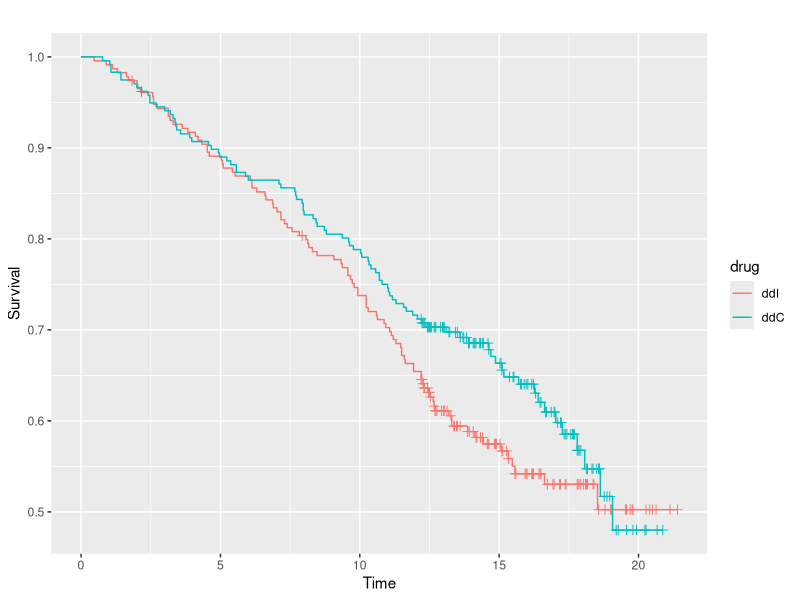
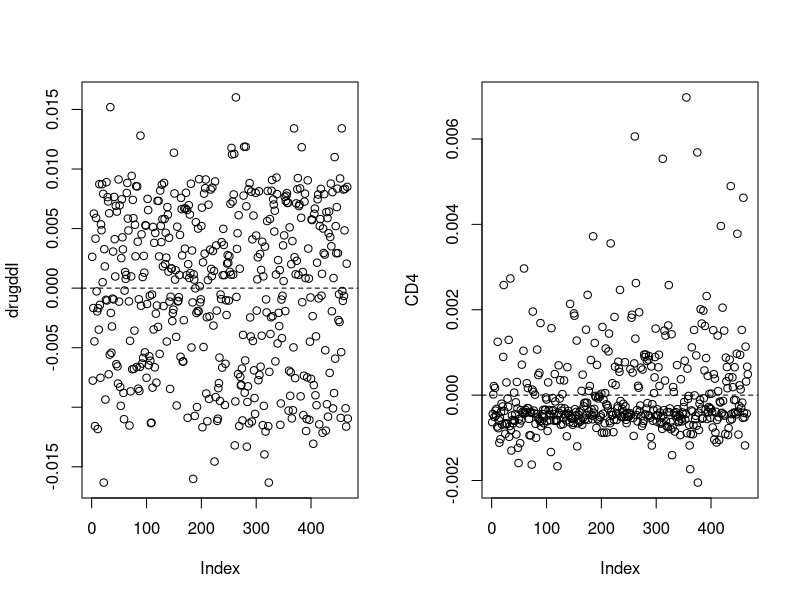
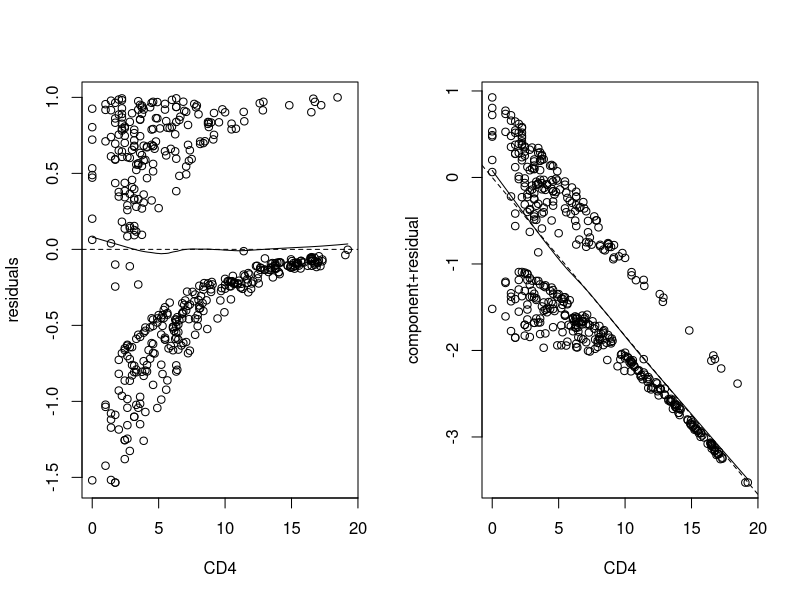

These figures' R source, in order:
## ---- chunk 1
  require(survival)
  require(GGally)
## ---- chunk 2
  aids<-read.csv("data/aids.csv")
## ---- chunk 3
  ggsurv(survfit(Surv(Time,death)~drug,data=aids))
## ---- chunk 4
  cox.model<-coxph(Surv(Time,death)~drug + CD4,data=aids)
## ---- chunk 5
cox.zph(cox.model)
## ---- chunk 6
par(mfrow=c(1,2))
dfbeta<-residuals(cox.model,type="dfbeta")
for(j in 1:2){
  plot(dfbeta[,j],ylab=names(coef(cox.model))[j])
  abline(h=0,lty=2)
}
## ---- chunk 7
par(mfrow=c(1,2))
res<-residuals(cox.model,type="martingale")
X<-as.matrix(aids[,"CD4"])
plot(X,res,xlab="CD4",ylab="residuals")
abline(h=0,lty=2)
lines(lowess(X,res,iter=0))

b<-coef(cox.model)[2]
plot(X,b*X+res,xlab="CD4",ylab="component+residual")
abline(lm(b*X+res~X),lty=2)
lines(lowess(X,b*X+res,iter=0))
## ---- chunk 8
    summary(cox.model)
